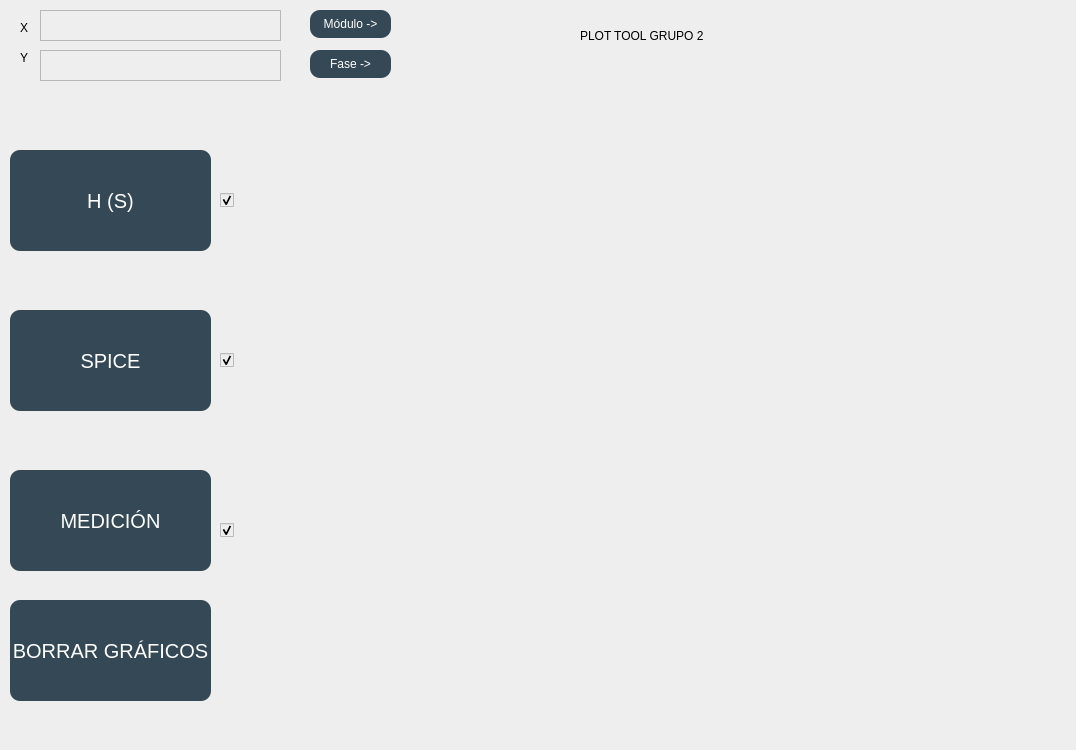
<?xml version="1.0" encoding="UTF-8"?>
<ui version="4.0">
 <class>MainWindow</class>
 <widget class="QMainWindow" name="MainWindow">
  <property name="geometry">
   <rect>
    <x>0</x>
    <y>0</y>
    <width>1076</width>
    <height>750</height>
   </rect>
  </property>
  <property name="windowTitle">
   <string>MainWindow</string>
  </property>
  <property name="styleSheet">
   <string notr="true">background:rgb(238,238,238)</string>
  </property>
  <property name="toolButtonStyle">
   <enum>Qt::ToolButtonIconOnly</enum>
  </property>
  <widget class="QWidget" name="centralwidget">
   <widget class="QPushButton" name="transfButton">
    <property name="geometry">
     <rect>
      <x>10</x>
      <y>150</y>
      <width>201</width>
      <height>101</height>
     </rect>
    </property>
    <property name="styleSheet">
     <string notr="true">background: rgb(52,73,85);
color:rgb(255,255,255);
border-radius: 10px;
font-size: 20px
</string>
    </property>
    <property name="text">
     <string>H (S)</string>
    </property>
   </widget>
   <widget class="QPushButton" name="spiceButton">
    <property name="geometry">
     <rect>
      <x>10</x>
      <y>310</y>
      <width>201</width>
      <height>101</height>
     </rect>
    </property>
    <property name="styleSheet">
     <string notr="true">background: rgb(52,73,85);
color:rgb(255,255,255);
border-radius: 10px;
font-size:20px;</string>
    </property>
    <property name="text">
     <string>SPICE</string>
    </property>
   </widget>
   <widget class="QPushButton" name="medButton">
    <property name="geometry">
     <rect>
      <x>10</x>
      <y>470</y>
      <width>201</width>
      <height>101</height>
     </rect>
    </property>
    <property name="styleSheet">
     <string notr="true">background: rgb(52,73,85);
color:rgb(255,255,255);
border-radius: 10px;
font-size:20px;</string>
    </property>
    <property name="text">
     <string>MEDICIÓN</string>
    </property>
   </widget>
   <widget class="GraphWidget" name="graphwidget" native="true">
    <property name="geometry">
     <rect>
      <x>250</x>
      <y>90</y>
      <width>761</width>
      <height>300</height>
     </rect>
    </property>
    <property name="styleSheet">
     <string notr="true">border-color:black;</string>
    </property>
   </widget>
   <widget class="GraphWidget" name="phaseGraph" native="true">
    <property name="geometry">
     <rect>
      <x>250</x>
      <y>410</y>
      <width>761</width>
      <height>300</height>
     </rect>
    </property>
   </widget>
   <widget class="QPushButton" name="deleteButton">
    <property name="geometry">
     <rect>
      <x>10</x>
      <y>600</y>
      <width>201</width>
      <height>101</height>
     </rect>
    </property>
    <property name="styleSheet">
     <string notr="true">background: rgb(52,73,85);
color:rgb(255,255,255);
border-radius: 10px;
font-size:20px;</string>
    </property>
    <property name="text">
     <string>BORRAR GRÁFICOS</string>
    </property>
   </widget>
   <widget class="QLabel" name="label">
    <property name="geometry">
     <rect>
      <x>20</x>
      <y>20</y>
      <width>16</width>
      <height>16</height>
     </rect>
    </property>
    <property name="text">
     <string>X</string>
    </property>
   </widget>
   <widget class="QLabel" name="label_2">
    <property name="geometry">
     <rect>
      <x>20</x>
      <y>50</y>
      <width>16</width>
      <height>16</height>
     </rect>
    </property>
    <property name="text">
     <string>Y</string>
    </property>
   </widget>
   <widget class="QLabel" name="label_3">
    <property name="geometry">
     <rect>
      <x>580</x>
      <y>0</y>
      <width>331</width>
      <height>71</height>
     </rect>
    </property>
    <property name="styleSheet">
     <string notr="true">
font: 75 italic 22pt &quot;Tw Cen MT&quot;;
</string>
    </property>
    <property name="text">
     <string>PLOT TOOL GRUPO 2</string>
    </property>
   </widget>
   <widget class="QTextEdit" name="xTextEdit">
    <property name="geometry">
     <rect>
      <x>40</x>
      <y>10</y>
      <width>241</width>
      <height>31</height>
     </rect>
    </property>
   </widget>
   <widget class="QTextEdit" name="yTextEdit">
    <property name="geometry">
     <rect>
      <x>40</x>
      <y>50</y>
      <width>241</width>
      <height>31</height>
     </rect>
    </property>
   </widget>
   <widget class="QPushButton" name="changeModuleLabels">
    <property name="geometry">
     <rect>
      <x>310</x>
      <y>10</y>
      <width>81</width>
      <height>28</height>
     </rect>
    </property>
    <property name="styleSheet">
     <string notr="true">background: rgb(52,73,85);
color:rgb(255,255,255);
border-radius: 10px;</string>
    </property>
    <property name="text">
     <string>Módulo -&gt;</string>
    </property>
   </widget>
   <widget class="QPushButton" name="changePhaseLabels">
    <property name="geometry">
     <rect>
      <x>310</x>
      <y>50</y>
      <width>81</width>
      <height>28</height>
     </rect>
    </property>
    <property name="styleSheet">
     <string notr="true">background: rgb(52,73,85);
color:rgb(255,255,255);
border-radius: 10px;</string>
    </property>
    <property name="text">
     <string>Fase -&gt;</string>
    </property>
   </widget>
   <widget class="QCheckBox" name="transferenceCheck">
    <property name="geometry">
     <rect>
      <x>220</x>
      <y>190</y>
      <width>21</width>
      <height>20</height>
     </rect>
    </property>
    <property name="text">
     <string/>
    </property>
    <property name="checked">
     <bool>true</bool>
    </property>
   </widget>
   <widget class="QCheckBox" name="spiceCheck">
    <property name="geometry">
     <rect>
      <x>220</x>
      <y>350</y>
      <width>21</width>
      <height>20</height>
     </rect>
    </property>
    <property name="text">
     <string/>
    </property>
    <property name="checked">
     <bool>true</bool>
    </property>
   </widget>
   <widget class="QCheckBox" name="medCheck">
    <property name="geometry">
     <rect>
      <x>220</x>
      <y>520</y>
      <width>21</width>
      <height>20</height>
     </rect>
    </property>
    <property name="text">
     <string/>
    </property>
    <property name="checked">
     <bool>true</bool>
    </property>
   </widget>
  </widget>
  <widget class="QMenuBar" name="menubar">
   <property name="geometry">
    <rect>
     <x>0</x>
     <y>0</y>
     <width>1076</width>
     <height>21</height>
    </rect>
   </property>
  </widget>
  <widget class="QStatusBar" name="statusbar"/>
 </widget>
 <customwidgets>
  <customwidget>
   <class>GraphWidget</class>
   <extends>QWidget</extends>
   <header location="global">graphwidget.h</header>
   <container>1</container>
  </customwidget>
 </customwidgets>
 <resources/>
 <connections/>
</ui>
